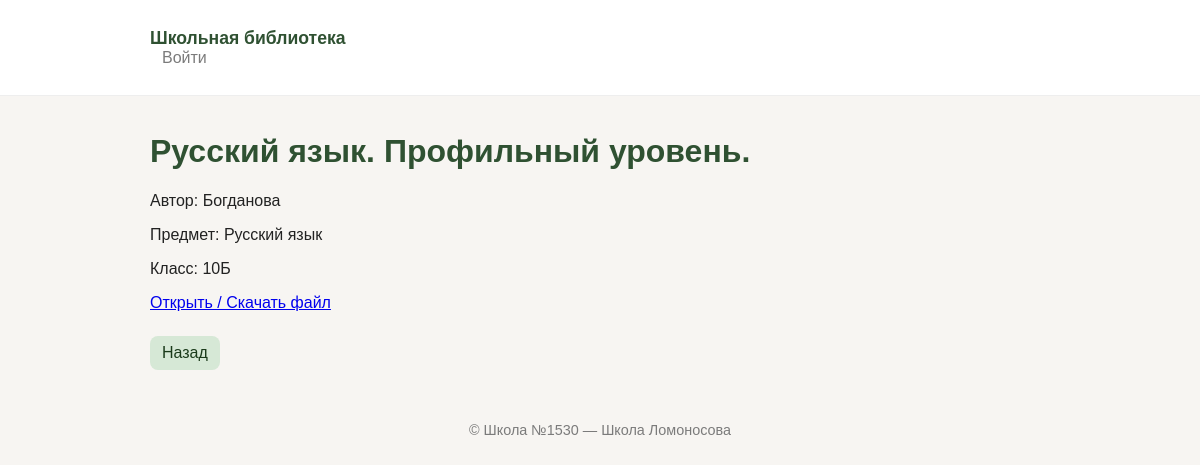
The page /m/9/ on the database its author committed.
### library/models.py (models this page shows, shortened)
class Material(models.Model):
    title = models.CharField(max_length=200)
    author = models.CharField(max_length=200, blank=True)
    file = models.FileField(upload_to='materials/', blank=True, null=True)
    discipline = models.ForeignKey(Discipline, on_delete=models.CASCADE)
    school_class = models.ForeignKey(SchoolClass, on_delete=models.CASCADE)
    uploaded_by = models.ForeignKey(User, on_delete=models.SET_NULL, null=True, blank=True)
    created_at = models.DateTimeField(auto_now_add=True)

class Discipline(models.Model):
    name = models.CharField(max_length=120)
    def __str__(self): return self.name

class SchoolClass(models.Model):
    name = models.CharField(max_length=40)
    def __str__(self): return self.name

### library/views.py (the view)
# urls.py: path('m/<int:pk>/', views.material_view, name='material_view'),
def material_view(request, pk):
    mat = get_object_or_404(Material, pk=pk)
    return render(request,'library/material_view.html',{'material':mat})

### templates/library/material_view.html
{% extends 'library/base.html' %}
{% block content %}
<h1>{{ material.title }}</h1>
<p>Автор: {{ material.author }}</p>
<p>Предмет: {{ material.discipline }}</p>
<p>Класс: {{ material.school_class }}</p>
{% if material.file %}
  <p><a href="{{ material.file.url }}" target="_blank">Открыть / Скачать файл</a></p>
{% endif %}
<a href="javascript:history.back()" class="btn">Назад</a>
{% endblock %}

### static/css/style.css (style rules this page uses)
:root { --bg:#f7f5f2;--card:#ffffff;--accent:#d6e8d6;--muted:#7b7b7b; }
body { font-family:Arial,Helvetica,sans-serif;background:var(--bg);color:#222;margin:0 }
h1 { color:#2f5132 }
.btn { display:inline-block;padding:8px 12px;background:var(--accent);border-radius:8px;text-decoration:none;color:#1b3b1b;margin:8px 0 }

### rows shown on the page
Material: title "Русский язык. Профильный уровень.", author "Богданова", discipline "Русский язык", school_class "10Б"
